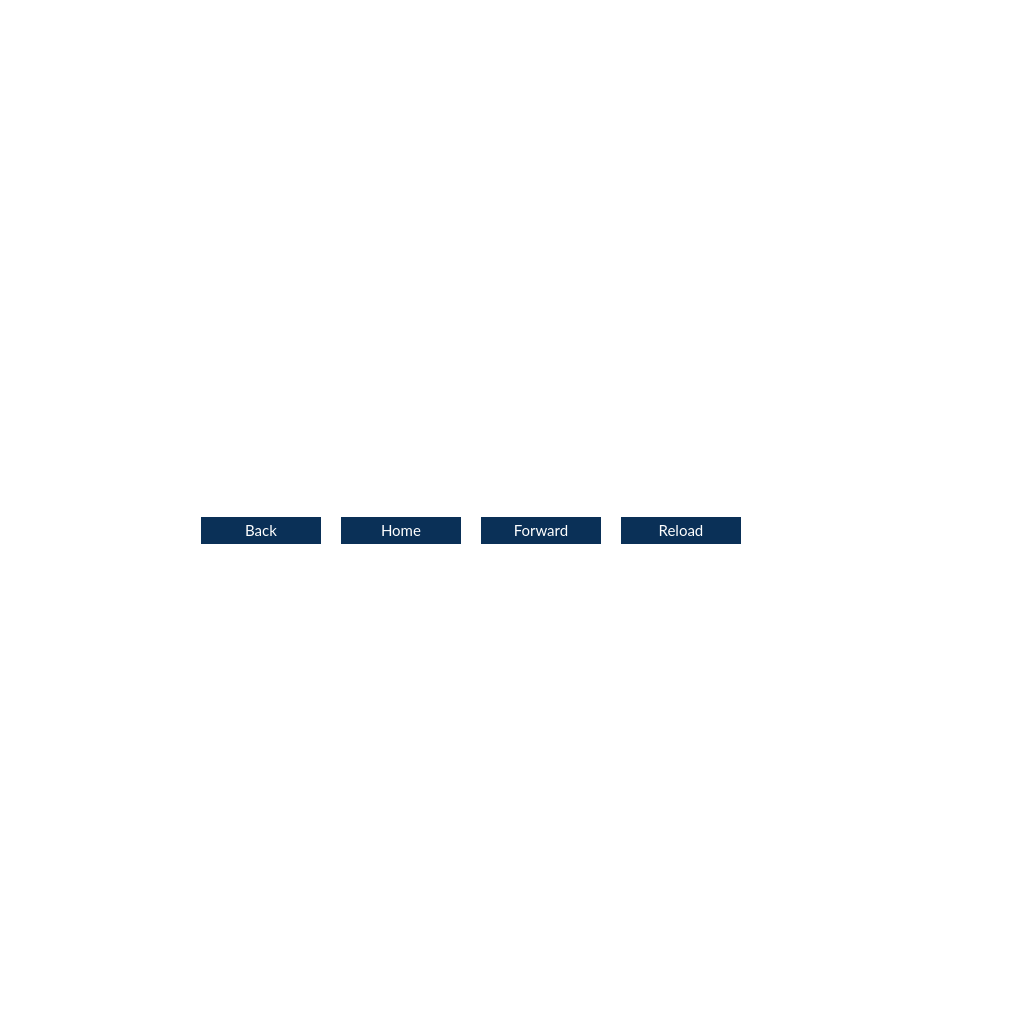
<?xml version="1.0" encoding="UTF-8"?>
<ui version="4.0">
 <class>superNETPage</class>
 <widget class="QWidget" name="superNETPage">
  <property name="geometry">
   <rect>
    <x>0</x>
    <y>0</y>
    <width>1024</width>
    <height>1024</height>
   </rect>
  </property>
  <property name="minimumSize">
   <size>
    <width>0</width>
    <height>30</height>
   </size>
  </property>
  <property name="windowTitle">
   <string>Form</string>
  </property>
  <property name="autoFillBackground">
   <bool>false</bool>
  </property>
  <property name="styleSheet">
   <string notr="true">QWidget {background : white}</string>
  </property>
  <layout class="QVBoxLayout" name="verticalLayout" stretch="0,0">
   <item>
    <widget class="WebView" name="webView" native="true">
     <property name="minimumSize">
      <size>
       <width>0</width>
       <height>0</height>
      </size>
     </property>
     <property name="url" stdset="0">
      <url>
       <string>about:blank</string>
      </url>
     </property>
    </widget>
   </item>
   <item>
    <widget class="QFrame" name="frame">
     <property name="minimumSize">
      <size>
       <width>0</width>
       <height>30</height>
      </size>
     </property>
     <property name="styleSheet">
      <string notr="true">QFrame {background : white}</string>
     </property>
     <property name="frameShape">
      <enum>QFrame::NoFrame</enum>
     </property>
     <property name="frameShadow">
      <enum>QFrame::Raised</enum>
     </property>
     <widget class="QFrame" name="frame_3">
      <property name="geometry">
       <rect>
        <x>0</x>
        <y>0</y>
        <width>980</width>
        <height>30</height>
       </rect>
      </property>
      <property name="sizePolicy">
       <sizepolicy hsizetype="Expanding" vsizetype="Expanding">
        <horstretch>0</horstretch>
        <verstretch>0</verstretch>
       </sizepolicy>
      </property>
      <property name="autoFillBackground">
       <bool>false</bool>
      </property>
      <property name="styleSheet">
       <string notr="true">QFrame {background : white}</string>
      </property>
      <property name="frameShape">
       <enum>QFrame::NoFrame</enum>
      </property>
      <property name="frameShadow">
       <enum>QFrame::Raised</enum>
      </property>
      <widget class="QPushButton" name="back">
       <property name="geometry">
        <rect>
         <x>190</x>
         <y>2</y>
         <width>120</width>
         <height>27</height>
        </rect>
       </property>
       <property name="sizePolicy">
        <sizepolicy hsizetype="Fixed" vsizetype="Fixed">
         <horstretch>0</horstretch>
         <verstretch>0</verstretch>
        </sizepolicy>
       </property>
       <property name="minimumSize">
        <size>
         <width>120</width>
         <height>25</height>
        </size>
       </property>
       <property name="maximumSize">
        <size>
         <width>120</width>
         <height>16777215</height>
        </size>
       </property>
       <property name="font">
        <font>
         <family>Lato</family>
         <pointsize>11</pointsize>
         <stylestrategy>PreferAntialias</stylestrategy>
        </font>
       </property>
       <property name="styleSheet">
        <string notr="true">QPushButton { background : #0a3057; border : none; color: #FFFFFF} QPushButton:hover { background : #418BCA; } 
QPushButton:pressed { background : #418BCA; }</string>
       </property>
       <property name="text">
        <string>Back</string>
       </property>
       <property name="icon">
        <iconset resource="../bitcoin.qrc">
         <normaloff>:/icons/back</normaloff>:/icons/back</iconset>
       </property>
       <property name="iconSize">
        <size>
         <width>12</width>
         <height>12</height>
        </size>
       </property>
      </widget>
      <widget class="QPushButton" name="reload">
       <property name="geometry">
        <rect>
         <x>610</x>
         <y>2</y>
         <width>120</width>
         <height>27</height>
        </rect>
       </property>
       <property name="sizePolicy">
        <sizepolicy hsizetype="Fixed" vsizetype="Fixed">
         <horstretch>0</horstretch>
         <verstretch>0</verstretch>
        </sizepolicy>
       </property>
       <property name="minimumSize">
        <size>
         <width>120</width>
         <height>25</height>
        </size>
       </property>
       <property name="maximumSize">
        <size>
         <width>120</width>
         <height>16777215</height>
        </size>
       </property>
       <property name="font">
        <font>
         <family>Lato</family>
         <pointsize>11</pointsize>
         <stylestrategy>PreferAntialias</stylestrategy>
        </font>
       </property>
       <property name="styleSheet">
        <string notr="true">QPushButton { background : #0a3057; border : none; color: #FFFFFF} QPushButton:hover { background : #418BCA; } 
QPushButton:pressed { background : #418BCA; }</string>
       </property>
       <property name="text">
        <string>Reload</string>
       </property>
       <property name="icon">
        <iconset resource="../bitcoin.qrc">
         <normaloff>:/icons/reload</normaloff>:/icons/reload</iconset>
       </property>
       <property name="iconSize">
        <size>
         <width>12</width>
         <height>12</height>
        </size>
       </property>
      </widget>
      <widget class="QPushButton" name="home">
       <property name="geometry">
        <rect>
         <x>330</x>
         <y>2</y>
         <width>120</width>
         <height>27</height>
        </rect>
       </property>
       <property name="sizePolicy">
        <sizepolicy hsizetype="Fixed" vsizetype="Fixed">
         <horstretch>0</horstretch>
         <verstretch>0</verstretch>
        </sizepolicy>
       </property>
       <property name="minimumSize">
        <size>
         <width>120</width>
         <height>25</height>
        </size>
       </property>
       <property name="maximumSize">
        <size>
         <width>120</width>
         <height>16777215</height>
        </size>
       </property>
       <property name="font">
        <font>
         <family>Lato</family>
         <pointsize>11</pointsize>
         <stylestrategy>PreferAntialias</stylestrategy>
        </font>
       </property>
       <property name="styleSheet">
        <string notr="true">QPushButton { background : #0a3057; border : none; color: #FFFFFF} QPushButton:hover { background : #418BCA; } 
QPushButton:pressed { background : #418BCA; }</string>
       </property>
       <property name="text">
        <string>Home</string>
       </property>
       <property name="icon">
        <iconset resource="../bitcoin.qrc">
         <normaloff>:/icons/home</normaloff>:/icons/home</iconset>
       </property>
       <property name="iconSize">
        <size>
         <width>12</width>
         <height>12</height>
        </size>
       </property>
      </widget>
      <widget class="QPushButton" name="forward">
       <property name="geometry">
        <rect>
         <x>470</x>
         <y>2</y>
         <width>120</width>
         <height>27</height>
        </rect>
       </property>
       <property name="sizePolicy">
        <sizepolicy hsizetype="Fixed" vsizetype="Fixed">
         <horstretch>0</horstretch>
         <verstretch>0</verstretch>
        </sizepolicy>
       </property>
       <property name="minimumSize">
        <size>
         <width>120</width>
         <height>25</height>
        </size>
       </property>
       <property name="maximumSize">
        <size>
         <width>120</width>
         <height>16777215</height>
        </size>
       </property>
       <property name="font">
        <font>
         <family>Lato</family>
         <pointsize>11</pointsize>
         <stylestrategy>PreferAntialias</stylestrategy>
        </font>
       </property>
       <property name="styleSheet">
        <string notr="true">QPushButton { background : #0a3057; border : none; color: #FFFFFF} QPushButton:hover { background : #418BCA; } 
QPushButton:pressed { background : #418BCA; }</string>
       </property>
       <property name="text">
        <string>Forward</string>
       </property>
       <property name="icon">
        <iconset resource="../bitcoin.qrc">
         <normaloff>:/icons/res/icons/forward.png</normaloff>:/icons/res/icons/forward.png</iconset>
       </property>
       <property name="iconSize">
        <size>
         <width>12</width>
         <height>12</height>
        </size>
       </property>
      </widget>
     </widget>
    </widget>
   </item>
  </layout>
 </widget>
 <customwidgets>
  <customwidget>
   <class>WebView</class>
   <extends>QWidget</extends>
   <header>WebView</header>
  </customwidget>
 </customwidgets>
 <resources>
  <include location="../bitcoin.qrc"/>
 </resources>
 <connections/>
</ui>
